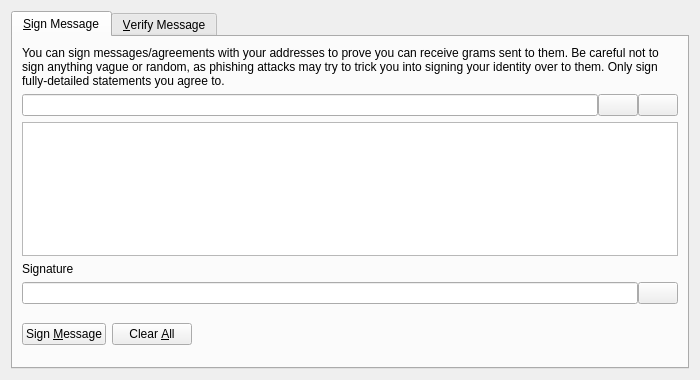
<?xml version="1.0" encoding="UTF-8"?>
<ui version="4.0">
 <class>SignVerifyMessageDialog</class>
 <widget class="QDialog" name="SignVerifyMessageDialog">
  <property name="geometry">
   <rect>
    <x>0</x>
    <y>0</y>
    <width>700</width>
    <height>380</height>
   </rect>
  </property>
  <property name="windowTitle">
   <string>Signatures - Sign / Verify a Message</string>
  </property>
  <property name="modal">
   <bool>true</bool>
  </property>
  <layout class="QVBoxLayout" name="verticalLayout">
   <item>
    <widget class="QTabWidget" name="tabWidget">
     <property name="currentIndex">
      <number>0</number>
     </property>
     <widget class="QWidget" name="tabSignMessage">
      <attribute name="title">
       <string>&amp;Sign Message</string>
      </attribute>
      <layout class="QVBoxLayout" name="verticalLayout_SM">
       <item>
        <widget class="QLabel" name="infoLabel_SM">
         <property name="text">
          <string>You can sign messages/agreements with your addresses to prove you can receive grams sent to them. Be careful not to sign anything vague or random, as phishing attacks may try to trick you into signing your identity over to them. Only sign fully-detailed statements you agree to.</string>
         </property>
         <property name="textFormat">
          <enum>Qt::PlainText</enum>
         </property>
         <property name="wordWrap">
          <bool>true</bool>
         </property>
        </widget>
       </item>
       <item>
        <layout class="QHBoxLayout" name="horizontalLayout_1_SM">
         <property name="spacing">
          <number>0</number>
         </property>
         <item>
          <widget class="QValidatedLineEdit" name="addressIn_SM">
           <property name="toolTip">
            <string>The GRAM address to sign the message with</string>
           </property>
          </widget>
         </item>
         <item>
          <widget class="QPushButton" name="addressBookButton_SM">
           <property name="toolTip">
            <string>Choose previously used address</string>
           </property>
           <property name="text">
            <string/>
           </property>
           <property name="icon">
            <iconset resource="../gram.qrc">
             <normaloff>:/icons/address-book</normaloff>:/icons/address-book</iconset>
           </property>
           <property name="shortcut">
            <string>Alt+A</string>
           </property>
           <property name="autoDefault">
            <bool>false</bool>
           </property>
          </widget>
         </item>
         <item>
          <widget class="QPushButton" name="pasteButton_SM">
           <property name="toolTip">
            <string>Paste address from clipboard</string>
           </property>
           <property name="text">
            <string/>
           </property>
           <property name="icon">
            <iconset resource="../gram.qrc">
             <normaloff>:/icons/editpaste</normaloff>:/icons/editpaste</iconset>
           </property>
           <property name="shortcut">
            <string>Alt+P</string>
           </property>
           <property name="autoDefault">
            <bool>false</bool>
           </property>
          </widget>
         </item>
        </layout>
       </item>
       <item>
        <widget class="QPlainTextEdit" name="messageIn_SM">
         <property name="toolTip">
          <string>Enter the message you want to sign here</string>
         </property>
        </widget>
       </item>
       <item>
        <widget class="QLabel" name="signatureLabel_SM">
         <property name="text">
          <string>Signature</string>
         </property>
         <property name="textFormat">
          <enum>Qt::PlainText</enum>
         </property>
        </widget>
       </item>
       <item>
        <layout class="QHBoxLayout" name="horizontalLayout_2_SM">
         <property name="spacing">
          <number>0</number>
         </property>
         <item>
          <widget class="QLineEdit" name="signatureOut_SM">
           <property name="font">
            <font>
             <italic>true</italic>
            </font>
           </property>
           <property name="readOnly">
            <bool>true</bool>
           </property>
          </widget>
         </item>
         <item>
          <widget class="QPushButton" name="copySignatureButton_SM">
           <property name="toolTip">
            <string>Copy the current signature to the system clipboard</string>
           </property>
           <property name="text">
            <string/>
           </property>
           <property name="icon">
            <iconset resource="../gram.qrc">
             <normaloff>:/icons/editcopy</normaloff>:/icons/editcopy</iconset>
           </property>
           <property name="autoDefault">
            <bool>false</bool>
           </property>
          </widget>
         </item>
        </layout>
       </item>
       <item>
        <layout class="QHBoxLayout" name="horizontalLayout_3_SM">
         <item>
          <widget class="QPushButton" name="signMessageButton_SM">
           <property name="toolTip">
            <string>Sign the message to prove you own this GRAM address</string>
           </property>
           <property name="text">
            <string>Sign &amp;Message</string>
           </property>
           <property name="icon">
            <iconset resource="../gram.qrc">
             <normaloff>:/icons/edit</normaloff>:/icons/edit</iconset>
           </property>
           <property name="autoDefault">
            <bool>false</bool>
           </property>
          </widget>
         </item>
         <item>
          <widget class="QPushButton" name="clearButton_SM">
           <property name="toolTip">
            <string>Reset all sign message fields</string>
           </property>
           <property name="text">
            <string>Clear &amp;All</string>
           </property>
           <property name="icon">
            <iconset resource="../gram.qrc">
             <normaloff>:/icons/remove</normaloff>:/icons/remove</iconset>
           </property>
           <property name="autoDefault">
            <bool>false</bool>
           </property>
          </widget>
         </item>
         <item>
          <spacer name="horizontalSpacer_1_SM">
           <property name="orientation">
            <enum>Qt::Horizontal</enum>
           </property>
           <property name="sizeHint" stdset="0">
            <size>
             <width>40</width>
             <height>48</height>
            </size>
           </property>
          </spacer>
         </item>
         <item>
          <widget class="QLabel" name="statusLabel_SM">
           <property name="font">
            <font>
             <weight>75</weight>
             <bold>true</bold>
            </font>
           </property>
           <property name="text">
            <string/>
           </property>
           <property name="wordWrap">
            <bool>true</bool>
           </property>
          </widget>
         </item>
         <item>
          <spacer name="horizontalSpacer_2_SM">
           <property name="orientation">
            <enum>Qt::Horizontal</enum>
           </property>
           <property name="sizeHint" stdset="0">
            <size>
             <width>40</width>
             <height>48</height>
            </size>
           </property>
          </spacer>
         </item>
        </layout>
       </item>
      </layout>
     </widget>
     <widget class="QWidget" name="tabVerifyMessage">
      <attribute name="title">
       <string>&amp;Verify Message</string>
      </attribute>
      <layout class="QVBoxLayout" name="verticalLayout_VM">
       <item>
        <widget class="QLabel" name="infoLabel_VM">
         <property name="text">
          <string>Enter the receiver's address, message (ensure you copy line breaks, spaces, tabs, etc. exactly) and signature below to verify the message. Be careful not to read more into the signature than what is in the signed message itself, to avoid being tricked by a man-in-the-middle attack. Note that this only proves the signing party receives with the address, it cannot prove sendership of any transaction!</string>
         </property>
         <property name="textFormat">
          <enum>Qt::PlainText</enum>
         </property>
         <property name="alignment">
          <set>Qt::AlignLeading|Qt::AlignLeft|Qt::AlignTop</set>
         </property>
         <property name="wordWrap">
          <bool>true</bool>
         </property>
        </widget>
       </item>
       <item>
        <layout class="QHBoxLayout" name="horizontalLayout_1_VM">
         <property name="spacing">
          <number>0</number>
         </property>
         <item>
          <widget class="QValidatedLineEdit" name="addressIn_VM">
           <property name="toolTip">
            <string>The GRAM address the message was signed with</string>
           </property>
          </widget>
         </item>
         <item>
          <widget class="QPushButton" name="addressBookButton_VM">
           <property name="toolTip">
            <string>Choose previously used address</string>
           </property>
           <property name="text">
            <string/>
           </property>
           <property name="icon">
            <iconset resource="../gram.qrc">
             <normaloff>:/icons/address-book</normaloff>:/icons/address-book</iconset>
           </property>
           <property name="shortcut">
            <string>Alt+A</string>
           </property>
           <property name="autoDefault">
            <bool>false</bool>
           </property>
          </widget>
         </item>
        </layout>
       </item>
       <item>
        <widget class="QPlainTextEdit" name="messageIn_VM"/>
       </item>
       <item>
        <widget class="QValidatedLineEdit" name="signatureIn_VM"/>
       </item>
       <item>
        <layout class="QHBoxLayout" name="horizontalLayout_2_VM">
         <item>
          <widget class="QPushButton" name="verifyMessageButton_VM">
           <property name="toolTip">
            <string>Verify the message to ensure it was signed with the specified GRAM address</string>
           </property>
           <property name="text">
            <string>Verify &amp;Message</string>
           </property>
           <property name="icon">
            <iconset resource="../gram.qrc">
             <normaloff>:/icons/transaction_0</normaloff>:/icons/transaction_0</iconset>
           </property>
           <property name="autoDefault">
            <bool>false</bool>
           </property>
          </widget>
         </item>
         <item>
          <widget class="QPushButton" name="clearButton_VM">
           <property name="toolTip">
            <string>Reset all verify message fields</string>
           </property>
           <property name="text">
            <string>Clear &amp;All</string>
           </property>
           <property name="icon">
            <iconset resource="../gram.qrc">
             <normaloff>:/icons/remove</normaloff>:/icons/remove</iconset>
           </property>
           <property name="autoDefault">
            <bool>false</bool>
           </property>
          </widget>
         </item>
         <item>
          <spacer name="horizontalSpacer_1_VM">
           <property name="orientation">
            <enum>Qt::Horizontal</enum>
           </property>
           <property name="sizeHint" stdset="0">
            <size>
             <width>40</width>
             <height>48</height>
            </size>
           </property>
          </spacer>
         </item>
         <item>
          <widget class="QLabel" name="statusLabel_VM">
           <property name="font">
            <font>
             <weight>75</weight>
             <bold>true</bold>
            </font>
           </property>
           <property name="text">
            <string/>
           </property>
           <property name="wordWrap">
            <bool>true</bool>
           </property>
          </widget>
         </item>
         <item>
          <spacer name="horizontalSpacer_2_VM">
           <property name="orientation">
            <enum>Qt::Horizontal</enum>
           </property>
           <property name="sizeHint" stdset="0">
            <size>
             <width>40</width>
             <height>48</height>
            </size>
           </property>
          </spacer>
         </item>
        </layout>
       </item>
      </layout>
     </widget>
    </widget>
   </item>
  </layout>
 </widget>
 <customwidgets>
  <customwidget>
   <class>QValidatedLineEdit</class>
   <extends>QLineEdit</extends>
   <header>qvalidatedlineedit.h</header>
  </customwidget>
 </customwidgets>
 <resources>
  <include location="../gram.qrc"/>
 </resources>
 <connections/>
</ui>
